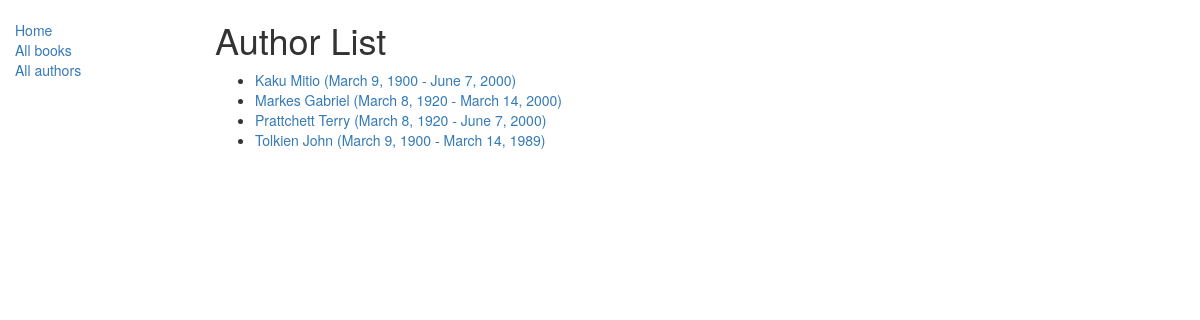
Screenshot of /catalog/authors/ with the database file from the repository.
### catalog/models.py (models this page shows, shortened)
class Author(models.Model):
    first_name = models.CharField(max_length=100)
    last_name = models.CharField(max_length=100)
    date_of_birth = models.DateField(null=True, blank=True)
    date_of_death = models.DateField('Died', null=True, blank=True)
    def get_absolute_url(self):
        return reverse('author-detail', args=[str(self.id)])
    class Meta:
        ordering = ['last_name']

### catalog/views.py (the view)
class AuthorListView(generic.ListView):
    model = Author
    paginate_by = 10

### catalog/templates/catalog/author_list.html
{% extends "base_generic.html" %}
{% block content %}
    <h1>Author List</h1>
    {% if author_list %}
    <ul>
      {% for author in author_list %}
      <li>
        <a href="{{ author.get_absolute_url }}">{{ author.last_name }} {{ author.first_name }} ({{ author.date_of_birth }} - {{ author.date_of_death }})</a>
      </li>
      {% endfor %}
    </ul>
    {% else %}
      <p>There are no authors in the library.</p>
    {% endif %}
{% endblock %}

### rows the page displays
Author: last_name "Kaku", first_name "Mitio", date_of_birth "March 9, 1900", date_of_death "June 7, 2000"
Author: last_name "Markes", first_name "Gabriel", date_of_birth "March 8, 1920", date_of_death "March 14, 2000"
Author: last_name "Prattchett", first_name "Terry", date_of_birth "March 8, 1920", date_of_death "June 7, 2000"
Author: last_name "Tolkien", first_name "John", date_of_birth "March 9, 1900", date_of_death "March 14, 1989"
